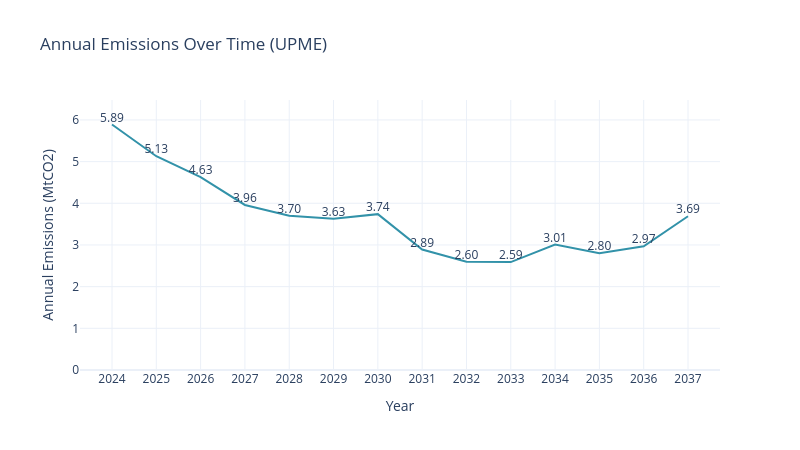

Here is the notebook cell this chart was saved with:
### Code cell
em_upme = pd.read_csv(emissions)
em_sw = pd.read_csv(model_outputs_path+'/emissions.csv')
sw.scenarios.annual_emmissions(em_upme, 'PERIOD', 'AnnualEmissions_tCO2_per_yr', scenario_name, 'UPME')

### Figure 1 — Plotly figure (JSON) as saved in the notebook; plotly's stock layout.template omitted (floating-point values rounded to 4 significant figures)
{"data": [{"line": {"color": "#3292A9"}, "mode": "lines+text", "text": ["5.89", "5.13", "4.63", "3.96", "3.70", "3.63", "3.74", "2.89", "2.60", "2.59", "3.01", "2.80", "2.97", "3.69"], "textposition": "top center", "type": "scatter", "x": [2024, 2025, 2026, 2027, 2028, 2029, 2030, 2031, 2032, 2033, 2034, 2035, 2036, 2037], "y": [5.89, 5.13, 4.63, 3.96, 3.7, 3.63, 3.74, 2.89, 2.6, 2.59, 3.01, 2.8, 2.97, 3.69]}], "layout": {"height": 450, "showlegend": false, "title": {"text": "Annual Emissions Over Time (UPME)"}, "width": 800, "xaxis": {"tickvals": [2024, 2025, 2026, 2027, 2028, 2029, 2030, 2031, 2032, 2033, 2034, 2035, 2036, 2037], "title": {"text": "Year"}}, "yaxis": {"range": [0, 6.479], "title": {"text": "Annual Emissions (MtCO2)"}}}}
